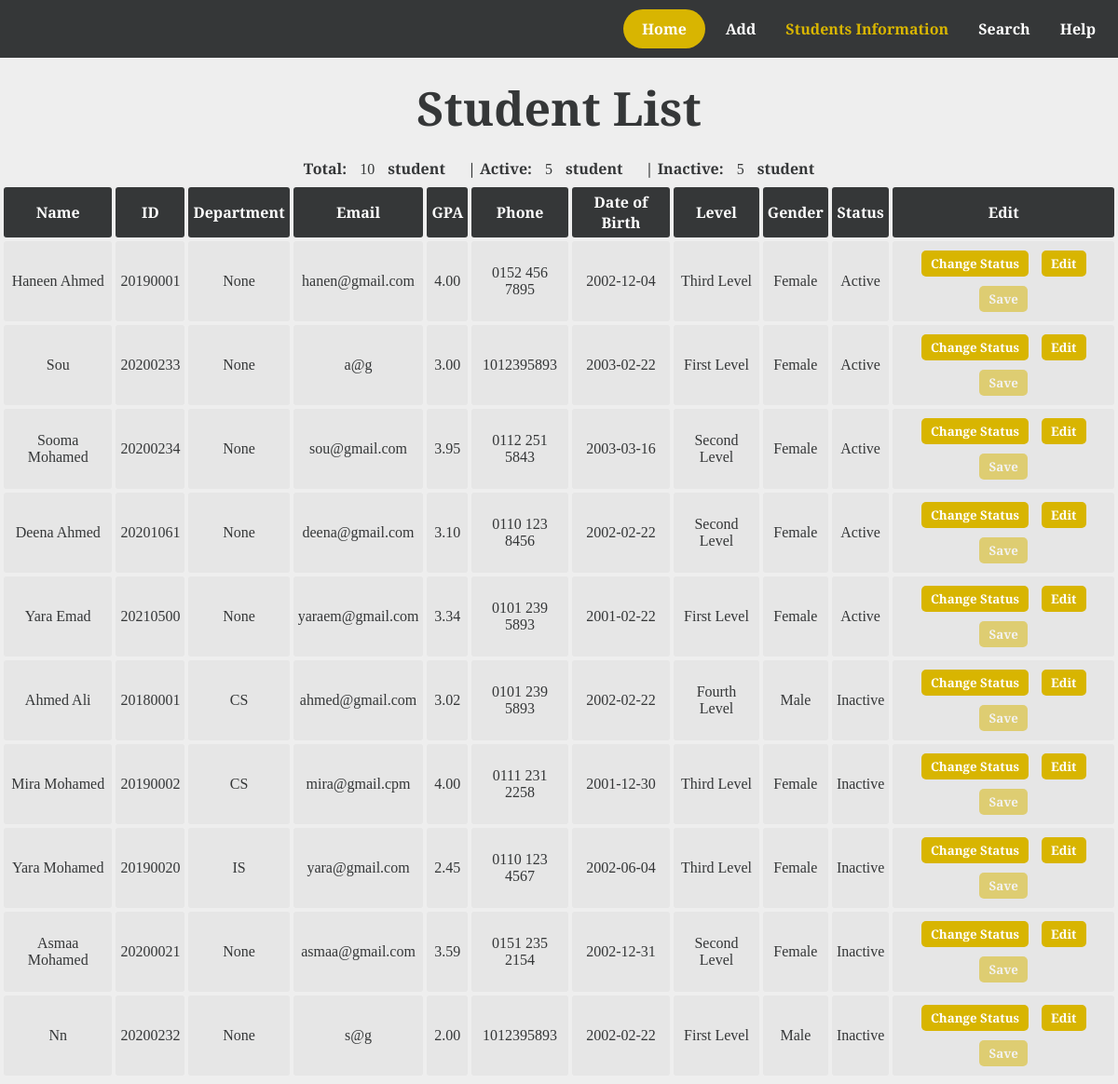
Screenshot of /table with the database file from the repository.
### pages/models.py (models this page shows, shortened)
class Student(models.Model):
    levels = [ ('First Level','First Level'), ('Second Level','Second Level'),
                ('Third Level','Third Level'), ('Fourth Level','Fourth Level')]
    stuId = models.CharField(max_length=8, unique=True)
    name = models.CharField(max_length=100)
    department = models.CharField(max_length=50)
    email = models.EmailField()
    GPA = models.DecimalField(max_digits=3,decimal_places=2)
    phone = models.CharField(max_length=20)
    date = models.DateField()
    level = models.CharField(max_length=50, choices=levels)
    gender = models.CharField(max_length=50 ,choices=[('Female','Female'), ('Male', 'Male')])
    status = models.CharField(max_length=50,choices=[('Active', 'Active'), ('Inactive','Inactive')])
    class Meta:
        ordering = ['status','stuId']

### pages/views.py (the view)
# urls.py: path('table',views.Table, name='table'),
def Table(request):
    students = {
        'stu' : Student.objects.all(),
        'totalActive' : Student.objects.filter(status = 'Active'),
        'totalInactive' : Student.objects.filter(status = 'Inactive')
    }
    return render(request, 'table.html', students)

### templates/table.html (shortened to what this page needs)
{% load static %}
<!DOCTYPE html>
<html lang="en">
    <head>
        <link rel="stylesheet" href="{% static 'css/nav.css' %}">
        <link rel="stylesheet" href="{% static 'css/table.css' %}">
    </head>
    <body>
        <div class="nav">
            <ul id="nav">
                <li> <a href="{% url 'Home' %}" id="home">Home</a> </li>
                <li> <a href="{% url 'Add' %}">Add</a> </li>
                <li> <a href="{% url 'table' %}" class="page">Students Information</a> </li>
                <li> <a href="{% url 'search' %}">Search</a> </li>
                <li> <a href="{% url 'Help' %}">Help</a> </li>
            </ul>
        </div>
        <h2>Student List</h2>
        <p class="all-info">
            <span class="big">Total: </span> {{stu.count}} <span class="big">student</span>
            <span class="big">| Active:</span> <span id="total_active">{{totalActive.count}}</span> <span class="big">student</span>
            <span class="big">| Inactive:</span> <span id="total_inactive">{{totalInactive.count}}</span> <span class="big">student</span>
        </p>
        <table>
            <tr id ="head_tr">
                <th>Name</th>
                <th>ID</th>
                <th>Department</th>
                <th>Email</th>
                <th>GPA</th>
                <th>Phone</th>
                <th>Date of Birth</th>
                <th>Level</th>
                <th>Gender</th>
                <th>Status</th>
                <th>Edit</th>
            </tr>
            {% for student in stu %}
            <tr>
                <td>{{student.name|capfirst}}</td>
                <td>{{student.stuId}}</td>
                <td>{{student.department}}</td>
                <td>{{student.email}}</td>
                <td>{{student.GPA}}</td>
                <td>{{student.phone}}</td>
                <td>{{student.date|date:'Y-m-d'}}</td>
                <td>{{student.level}}</td>
                <td>{{student.gender}}</td>
                <td class="activate">{{student.status}}</td>
                <td>
                    <button class="btn">Change Status</button>
                    <button class="btn"><a href="{% url 'Edit' student.stuId %}">Edit</a></button>
                    <button class="btn" type="submit" disabled>Save</button>
                </td>
            </tr>
            {% endfor %}
        </table>
    </body>
</html>

### project/static/css/nav.css (style rules this page uses)
:root { --first-color: #d8b501; --second-color: #353738; --third-color: #698404; --background: #eee; --extra-color: rgb(230, 230, 230); }
* { margin: 0; padding: 0; }
body { font-family: Arial, Helvetica, sans-serif; font-family: 'Arvo', serif; background-color: var(--background); color: var(--second-color); }
.nav { background-color: var(--second-color); }
.nav ul { float: right; margin: 10px; }
.nav ul li { display: inline-block; margin: 10px 4px; }
.nav ul li a { text-decoration: none; color: white; font-weight: bold; padding: 10px; transition: 0.4s; }
#home { background-color: var(--first-color); color: white; padding: 10px 20px; border-radius: 50px; }
.nav ul li a.page { color: var(--first-color); }

### project/static/css/table.css (style rules this page uses)
:root { --first-color: #d8b501; --second-color: #353738; --third-color: #698404; --background: #eee; --extra-color: rgb(230, 230, 230); }
html { scroll-behavior: smooth; }
h2 { font-size: 50px; padding: 20px; text-align: center; }
.all-info { text-align: center; }
.big { font-weight: bold; margin: 0 10px; }
table { border-radius: 5px; text-align: center; border-spacing: 4px; margin: 5px auto; width: 100%; min-width: 1100px; }
td, th { border-radius: 3px; padding: 5px; height: 50px; }
td { background-color: var(--extra-color); }
th { height: 30px; background-color: var(--second-color); color: white; }
.btn { cursor: pointer; border: none; background-color: var(--first-color); padding: 5px 10px; border-radius: 5px; color: white; font-family: 'Arvo', serif; font-weight: bold; margin: 5px; transition: 0.4s; }
.btn a { text-decoration: none; color: inherit; }
.btn[disabled] { opacity: 0.5; cursor: default; }

### rows the page displays
Student: name "Haneen Ahmed", stuId "20190001", department "None", email "hanen@gmail.com", GPA "4.00", phone "0152 456 7895", date "2002-12-04", level "Third Level", gender "Female", status "Active"
Student: name "Sou", stuId "20200233", department "None", email "a@g", GPA "3.00", phone "1012395893", date "2003-02-22", level "First Level", gender "Female", status "Active"
Student: name "Sooma Mohamed", stuId "20200234", department "None", email "sou@gmail.com", GPA "3.95", phone "0112 251 5843", date "2003-03-16", level "Second Level", gender "Female", status "Active"
Student: name "Deena Ahmed", stuId "20201061", department "None", email "deena@gmail.com", GPA "3.10", phone "0110 123 8456", date "2002-02-22", level "Second Level", gender "Female", status "Active"
Student: name "Yara Emad", stuId "20210500", department "None", email "yaraem@gmail.com", GPA "3.34", phone "0101 239 5893", date "2001-02-22", level "First Level", gender "Female", status "Active"
Student: name "Ahmed Ali", stuId "20180001", department "CS", email "ahmed@gmail.com", GPA "3.02", phone "0101 239 5893", date "2002-02-22", level "Fourth Level", gender "Male", status "Inactive"
Student: name "Mira Mohamed", stuId "20190002", department "CS", email "mira@gmail.cpm", GPA "4.00", phone "0111 231 2258", date "2001-12-30", level "Third Level", gender "Female", status "Inactive"
Student: name "Yara Mohamed", stuId "20190020", department "IS", email "yara@gmail.com", GPA "2.45", phone "0110 123 4567", date "2002-06-04", level "Third Level", gender "Female", status "Inactive"
Student: name "Asmaa Mohamed", stuId "20200021", department "None", email "asmaa@gmail.com", GPA "3.59", phone "0151 235 2154", date "2002-12-31", level "Second Level", gender "Female", status "Inactive"
Student: name "Nn", stuId "20200232", department "None", email "s@g", GPA "2.00", phone "1012395893", date "2002-02-22", level "First Level", gender "Male", status "Inactive"

### other values shown
{{ stu.count }} "10"
{{ totalActive.count }} "5"
{{ totalInactive.count }} "5"
